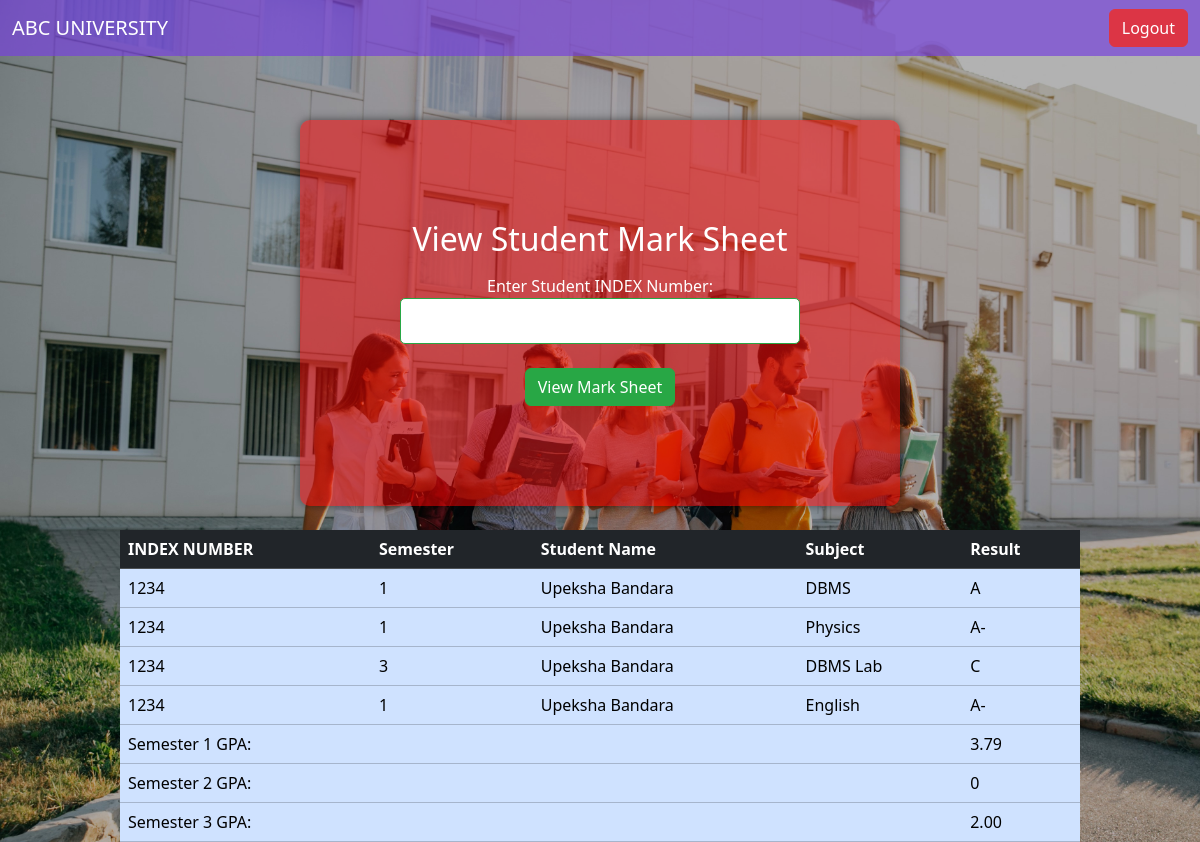
The app's page /checkresult.php?stid=1234 with its own data.
### tables this page shows
CREATE TABLE `subjectmrks` (
  `sid` int(11) NOT NULL,
  `subject` varchar(255) DEFAULT NULL,
  `semester` int(11) DEFAULT NULL,
  `marks` decimal(5,2) DEFAULT NULL,
  `credit` int(11) DEFAULT NULL,
  `stid` int(11) DEFAULT NULL
);

CREATE TABLE `student_tb` (
  `stid` int(11) NOT NULL,
  `name` varchar(255) DEFAULT NULL,
  `age` int(11) DEFAULT NULL,
  `email` varchar(255) DEFAULT NULL,
  `dgname` varchar(255) DEFAULT NULL
);

### checkresult.php (the view, shortened to what this page needs)
<?php
$db_conn = connection();
$name = "";
$semester_gpa = array();
$semester_total_credits = array();
if (isset($_GET['stid'])) {
    $stid = $_GET['stid'];
    if (!isValidStid($stid)) {
        $error_message = "Invalid Student INDEX Number";
    } else {
        $sql_student = "SELECT name FROM student_tb WHERE stid = ?";
        $stmt_student = $db_conn->prepare($sql_student);
        $stmt_student->bind_param("s", $stid);
        $stmt_student->execute();
        $result_student = $stmt_student->get_result();
        if ($result_student->num_rows > 0) {
            $student_data = $result_student->fetch_assoc();
            $name = $student_data['name'];
        } else {
            $error_message = "Student Not Found";
        }
        $sql = "SELECT * FROM subjectmrks WHERE stid = ?";
        $stmt = $db_conn->prepare($sql);
        $stmt->bind_param("s", $stid);
        $stmt->execute();
        $result = $stmt->get_result();
        if ($result) {
            foreach (array(1, 2, 3) as $semester) {
                $semester_gpa[$semester] = 0.0;
                $semester_total_credits[$semester] = 0;
            }
            echo '<table class="table table-primary custom-table custom-table-size">';
            echo '<thead class="table-dark">';
            echo '<tr>';
            echo '<th>INDEX NUMBER</th>';
            echo '<th>Semester</th>';
            echo '<th>Student Name</th>';
            echo '<th>Subject</th>';
            echo '<th>Result</th>';
            echo '</tr>';
            echo '</thead>';
            echo '<tbody>';
            while ($row = $result->fetch_assoc()) {
                $semester = $row['semester'];
                echo '<tr>';
                echo '<td>' . $row['stid'] . '</td>';
                echo '<td>' . $semester . '</td>';
                echo '<td>' . $name . '</td>';
                echo '<td>' . $row['subject'] . '</td>';
                $gradePoint = getGradePoint($row['marks']);
                $creditHours = getCreditHours($row['subject']);
                $semester_gpa[$semester] += ($gradePoint * $creditHours);
                $semester_total_credits[$semester] += $creditHours;
                echo '<td>' . getResult($gradePoint) . '</td>';
                echo '</tr>';
            }
            foreach (array(1, 2, 3) as $semester) {
                $gpa = ($semester_total_credits[$semester] > 0) ?
                    number_format(($semester_gpa[$semester] / $semester_total_credits[$semester]), 2) : 0.00;
                echo '<tr>';
                echo '<td colspan="4">Semester ' . $semester . ' GPA:</td>';
                echo '<td>' . $gpa . '</td>';
                echo '</tr>';
            }
        } else {
            echo "<p>Database query error.</p>";
        }
    }
}
function isValidStid($stid) {
    return !empty($stid);
}
function getGradePoint($marks) {
    if ($marks >= 80) {
        return 4.00;
    } elseif ($marks >= 70) {
        return 3.70;
    } elseif ($marks >= 65) {
        return 3.30;
    } elseif ($marks >= 60) {
        return 3.00;
    } elseif ($marks >= 55) {
        return 2.70;
    } elseif ($marks >= 50) {
        return 2.30;
    } elseif ($marks >= 45) {
        return 2.00;
    } elseif ($marks >= 40) {
        return 1.70;
    } elseif ($marks >= 35) {
        return 1.30;
    } elseif ($marks >= 30) {
        return 1.00;
    } else {
        return 0.00;
    }
}
function getResult($gradePoint) {
    if ($gradePoint >= 4.00) {
        return 'A';
    } elseif ($gradePoint >= 3.70) {
        return 'A-';
    } elseif ($gradePoint >= 3.30) {
        return 'B+';
    } elseif ($gradePoint >= 3.00) {
        return 'B';
    } elseif ($gradePoint >= 2.70) {
        return 'B-';
    } elseif ($gradePoint >= 2.30) {
        return 'C+';
    } elseif ($gradePoint >= 2.00) {
        return 'C';
    } elseif ($gradePoint >= 1.70) {
        return 'C-';
    } elseif ($gradePoint >= 1.30) {
        return 'D+';
    } elseif ($gradePoint >= 1.00) {
        return 'D';
    } else {
        return 'Fail';
    }
}
function getCreditHours($subject) {
    $creditHours = [
        "DBMS" => 3,
        "DBMS Lab" => 1,
        "Mathematics" => 4,
        "Programming" => 3,
        "Programming Lab" => 1,
        "English" => 4,
        "Physics" => 3,
        "Chemistry" => 3,
        "Psychology" => 3,
    ];
    return isset($creditHours[$subject]) ? $creditHours[$subject] : 0;
}
?>
<!DOCTYPE html>
<html lang="en">
<head>
    <link rel="stylesheet" href="https://cdn.jsdelivr.net/npm/bootstrap@5.3.1/dist/css/bootstrap.min.css">
</head>
<body>
<nav class="navbar navbar-expand-lg navbar-light custom-navbar fixed-top">
    <div class="container-fluid">
        <a class="navbar-brand" href="index.php">ABC UNIVERSITY</a>
        <a href="index.php" class="btn btn-danger">
            <i class="bi bi-house-door-fill"></i> Logout
        </a>
    </div>
</nav>
<br>
<br>
<br><br>
<br>
<div class="form-container">
    <h2>View Student Mark Sheet</h2>
    <form method="get">
        <label for="stid">Enter Student INDEX Number: </label>
        <input type="text" name="stid" id="stid" required>
        <br><br>
        <button type="submit" class="btn btn-success">View Mark Sheet</button>
    </form>
</div>
<br>
</body>
</html>

### checkresult.php (style rules this page uses)
.custom-navbar { background-color: rgba(119, 67, 219, 0.7); }
.custom-table-size { width: 80%; margin: 0 auto; }
.custom-navbar .navbar-brand { color: #fff; padding-right: 20px; }
body { background: url(img/bg.jpg); background-size: cover; text-align: center; }
.form-container { background-color: rgba(255, 0, 0, 0.5); padding: 100px; border-radius: 10px; box-shadow: 0px 0px 10px rgba(0, 0, 0, 0.5); width: 50%; margin: 0 auto; color: white; }
.btn-success { background-color: #28a745; border-color: #28a745; }
#stid { width: 100%; padding: 10px; border: 1px solid #28a745; border-radius: 5px; font-size: 16px; }

### records on screen
subjectmrks: stid "1234", semester "1", stid.name "Upeksha Bandara", subject "DBMS", marks "A"
subjectmrks: stid "1234", semester "1", stid.name "Upeksha Bandara", subject "Physics", marks "A-"
subjectmrks: stid "1234", semester "3", stid.name "Upeksha Bandara", subject "DBMS Lab", marks "C"
subjectmrks: stid "1234", semester "1", stid.name "Upeksha Bandara", subject "English", marks "A-"

### other values on screen
$semester "1"
$gpa "3.79"
$semester "2"
$gpa "0"
$semester "3"
$gpa "2.00"
